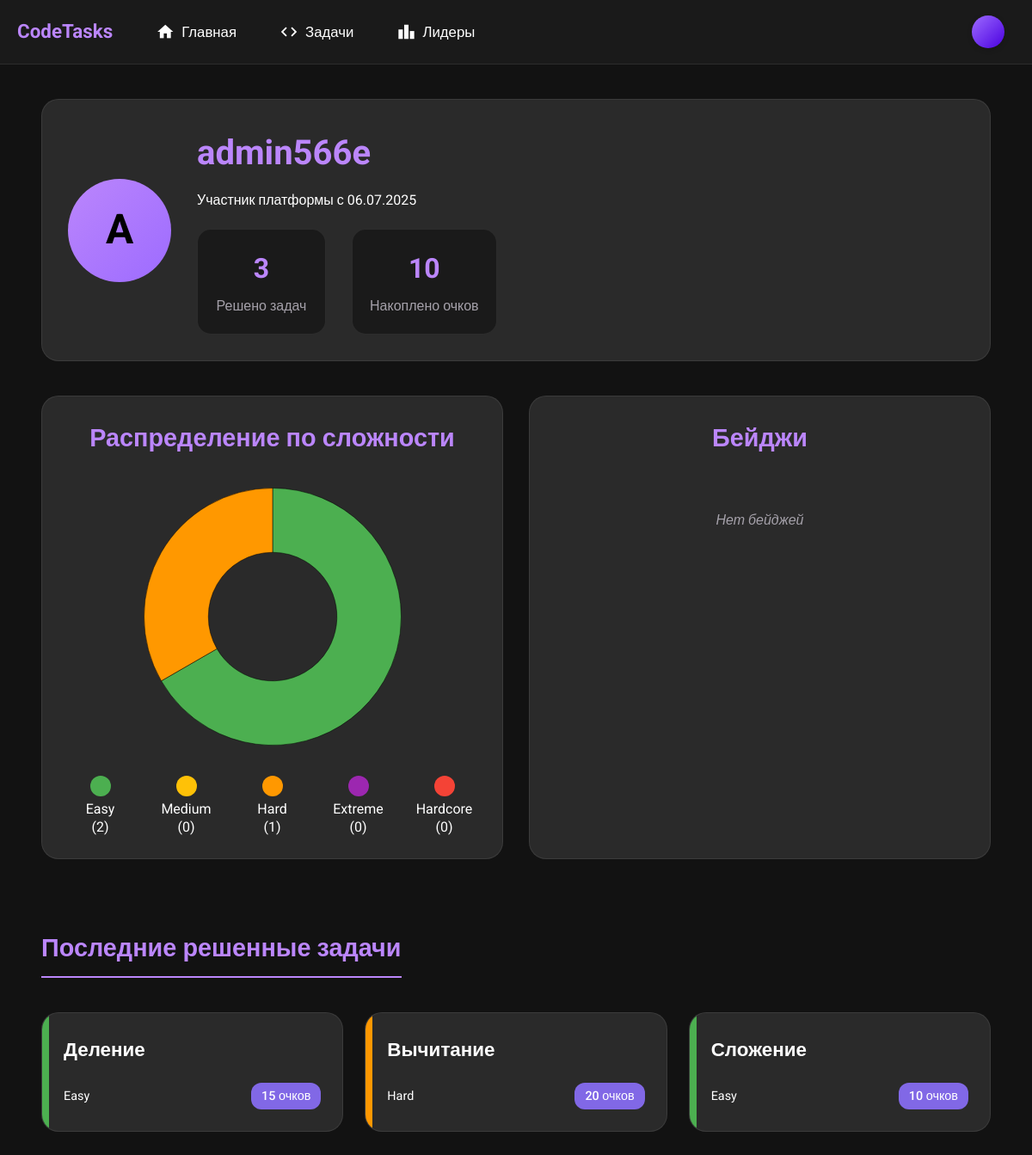
The app's page /profile/admin566e/ with its own data.
### app/models.py (models this page shows, shortened)
class UserProfile(models.Model):
    resolved_task_count = models.IntegerField(default=0)
    points = models.IntegerField(default=0)
    user = models.OneToOneField(User, on_delete=models.CASCADE)
    badges = models.ManyToManyField(Badge, blank=True)

class Task(models.Model):
    title = models.CharField(max_length=100)
    description = models.TextField()
    COMPLEXITY_CHOICES = [
        (0, 'Easy'),
        (1, 'Medium'),
        (2, 'Hard'),
        (3, "Extreme"),
        (4, "Hardcore")
    ]
    complexity = models.IntegerField(choices=COMPLEXITY_CHOICES)
    award_points = models.IntegerField(default=0)

### app/views.py (the view)
# urls.py: path("profile/<str:username>/", views.profile, name="profile"),
def profile(request, username):
    user = get_object_or_404(User, username=username)
    user_profile = get_object_or_404(UserProfile, user__username=username)
    all_solved_tasks = Task.objects.filter(
        solution__user=user,
        solution__is_solved=True
    ).distinct()
    solved_tasks_count = all_solved_tasks.count()
    last_solved_tasks = all_solved_tasks.order_by('-solution__date_solution')[:3]
    badges = user_profile.badges.all()
    complexity_distribution = {
        0: all_solved_tasks.filter(complexity=0).count(),
        1: all_solved_tasks.filter(complexity=1).count(),
        2: all_solved_tasks.filter(complexity=2).count(),
        3: all_solved_tasks.filter(complexity=3).count(),
        4: all_solved_tasks.filter(complexity=4).count()
    }
    context = {
        'profile': user_profile,
        'solved_tasks_count': solved_tasks_count,
        'last_solved_tasks': last_solved_tasks,
        'badges': badges,
        'complexity_distribution': complexity_distribution
    }
    return render(request, 'profile.html', context)

### templates/profile.html (shortened to what this page needs)
{% extends 'base.html' %}
{% block content %}
    <div class="profile-container">
        <div class="profile-header">
            <div class="profile-avatar">
                {{ profile.user.username|first|upper }}
            </div>
            <div class="profile-info">
                <h1 class="profile-name">{{ profile.user.username }}</h1>
                <p>Участник платформы с {{ profile.user.date_joined|date:"d.m.Y" }}</p>
                <div class="profile-stats">
                    <div class="stat-card">
                        <div class="stat-value">{{ solved_tasks_count }}</div>
                        <div class="stat-label">Решено задач</div>
                    </div>
                    <div class="stat-card">
                        <div class="stat-value">{{ profile.points }}</div>
                        <div class="stat-label">Накоплено очков</div>
                    </div>
                </div>
            </div>
        </div>
        <div class="stats-container">
            <div class="chart-container">
                <div class="chart-header">
                    <h2 class="chart-title">Распределение по сложности</h2>
                </div>
                <div class="chart-wrapper">
                    <canvas id="complexityChart" class="chart-canvas"></canvas>
                </div>
                <div class="chart-legend">
                    <div class="legend-item">
                        <div class="legend-color complexity-0"></div>
                        <div class="legend-label">Easy<br>({{ complexity_distribution.0 }})</div>
                    </div>
                    <div class="legend-item">
                        <div class="legend-color complexity-1"></div>
                        <div class="legend-label">Medium<br>({{ complexity_distribution.1 }})</div>
                    </div>
                    <div class="legend-item">
                        <div class="legend-color complexity-2"></div>
                        <div class="legend-label">Hard<br>({{ complexity_distribution.2 }})</div>
                    </div>
                    <div class="legend-item">
                        <div class="legend-color complexity-3"></div>
                        <div class="legend-label">Extreme<br>({{ complexity_distribution.3 }})</div>
                    </div>
                    <div class="legend-item">
                        <div class="legend-color complexity-4"></div>
                        <div class="legend-label">Hardcore<br>({{ complexity_distribution.4 }})</div>
                    </div>
                </div>
            </div>
            <div class="badges-container">
                <h2 class="badges-title">Бейджи</h2>
                {% if badges %}
                    <div class="badges-grid">
                        {% for badge in badges %}
                            <div class="badge" style="background-color:
                                    {% if badge.color == 0 %}#4CAF50
                                    {% elif badge.color == 1 %}#2196F3
                                    {% elif badge.color == 2 %}#FFEB3B
                                    {% elif badge.color == 3 %}#F44336
                                    {% elif badge.color == 4 %}#9C27B0
                                    {% else %}#9E9E9E{% endif %};">
                                <span class="badge-name">{{ badge.name }}</span>
                            </div>
                        {% endfor %}
                    </div>
                {% else %}
                    <div class="empty-badges">
                        <p>Нет бейджей</p>
                    </div>
                {% endif %}
            </div>
        </div>
        <div class="section-header">
            <h2 class="section-title">Последние решенные задачи</h2>
        </div>
        <div class="tasks-grid">
            {% for task in last_solved_tasks %}
                <div class="task-card" style="--task-color:
                        {% if task.complexity == 0 %}#4CAF50
                        {% elif task.complexity == 1 %}#FFC107
                        {% elif task.complexity == 2 %}#FF9800
                        {% elif task.complexity == 3 %}#9C27B0
                        {% elif task.complexity == 4 %}#F44336
                        {% else %}#9E9E9E{% endif %};">
                    <div class="task-title-wrapper">
                        <h3 class="task-title">{{ task.title }}</h3>
                    </div>
                    <div class="task-meta">
                        <div class="task-complexity">
                            <span>{{ task.get_complexity_display }}</span>
                        </div>
                        <div class="task-points">{{ task.award_points }} очков</div>
                    </div>
                </div>
            {% empty %}
                <div class="empty-tasks">
                    <p>Нет решенных задач</p>
                </div>
            {% endfor %}
        </div>
    </div>
    <script>
        document.addEventListener('DOMContentLoaded', function () {
            const ctx = document.getElementById('complexityChart').getContext('2d');
            // Получаем данные из шаблона
            const complexityData = {
                labels: ['Easy', 'Medium', 'Hard', 'Extreme', 'Hardcore'],
                datasets: [{
                    data: [
                        {{ complexity_distribution.0 }},
                        {{ complexity_distribution.1 }},
                        {{ complexity_distribution.2 }},
                        {{ complexity_distribution.3 }},
                        {{ complexity_distribution.4 }}
                    ],
                    backgroundColor: [
                        '#4CAF50',  // Easy
                        '#FFC107',  // Medium
                        '#FF9800',  // Hard
                        '#9C27B0',  // Extreme
                        '#F44336'   // Hardcore
                    ],
                    borderColor: 'rgba(0, 0, 0, 0.5)',
                    borderWidth: 1
                }]
            };
            new Chart(ctx, {
                type: 'doughnut',
                data: complexityData,
                options: {
                    responsive: true,
                    maintainAspectRatio: true,
                    aspectRatio: 1,
                    plugins: {
                        legend: {
                            display: false
                        },
                        tooltip: {
                            callbacks: {
                                label: function (context) {
                                    const label = context.label || '';
                                    const value = context.raw || 0;
                                    const total = context.dataset.data.reduce((a, b) => a + b, 0);
                                    const percentage = total > 0 ? Math.round((value / total) * 100) : 0;
                                    return `${label}: ${value} задач (${percentage}%)`;
                                }
                            }
                        }
                    },
                    cutout: '50%',
                    animation: {
                        animateRotate: true,
                        animateScale: true
                    }
                }
            });
        });
    </script>
{% endblock %}

### templates/base.html (style rules this page uses)
:root { --md-sys-color-primary: #bb86fc; --md-sys-color-on-primary: #000000; --md-sys-color-primary-container: #8168e6; --md-sys-color-secondary: #bb86fc; --md-sys-color-surface: #1a1a1a; --md-sys-color-on-surface: #ffffff; --md-sys-color-surface-variant: #2a2a2a; --md-sys-color-error: #ff8a9e; --md-sys-color-outline: #a5a1aa; --md-ref-typeface-brand: 'Roboto', sans-serif; --md-ref-typeface-plain: 'Roboto', sans-serif; }
* { margin: 0; padding: 0; box-sizing: border-box; }
body { font-family: var(--md-ref-typeface-plain); color: var(--md-sys-color-on-surface); background-color: #121212; line-height: 1.6; font-size: 16px; }

### records on screen
UserProfile: user.username|first "A", user.username "admin566e", user.date_joined "06.07.2025", points "10"
Task: title "Деление", complexity "Easy", award_points "15"
Task: title "Вычитание", complexity "Hard", award_points "20"
Task: title "Сложение", complexity "Easy", award_points "10"

### other values on screen
{{ solved_tasks_count }} "3"
{{ complexity_distribution.0 }} "2"
{{ complexity_distribution.1 }} "0"
{{ complexity_distribution.2 }} "1"
{{ complexity_distribution.3 }} "0"
{{ complexity_distribution.4 }} "0"
chart data {{ complexity_distribution.0 }} 2
chart data {{ complexity_distribution.1 }} 0
chart data {{ complexity_distribution.2 }} 1
chart data {{ complexity_distribution.3 }} 0
